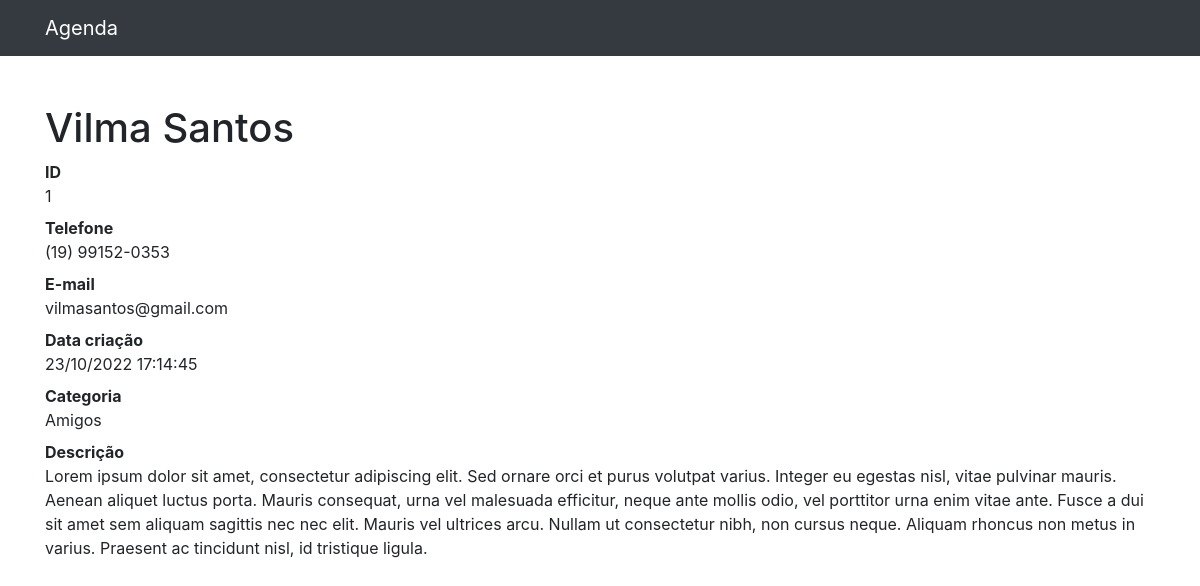
The page /1 on the database its author committed.
### contatos/models.py (models this page shows, shortened)
class Contato(models.Model):
    nome = models.CharField(max_length=255)
    sobrenome = models.CharField(max_length=255, blank=True)
    telefone = models.CharField(max_length=255)
    email = models.CharField(max_length=255, blank=True)
    data_criacao = models.DateTimeField(default=timezone.now)
    descricao = models.TextField(blank=True)
    categoria = models.ForeignKey(Categoria, on_delete=models.DO_NOTHING)
    mostrar = models.BooleanField(default=True)

class Categoria(models.Model):
    nome = models.CharField(max_length=255)
    def __str__(self):
        return self.nome

### contatos/views.py (the view)
# urls.py: path('<int:contato_id>', views.ver_contato, name='ver_contato'),
def ver_contato(request, contato_id):
	contato = get_object_or_404(Contato, id=contato_id)
	return render(request, 'contatos/ver_contato.html', {
		'contato': contato
	})

### contatos/templates/contatos/ver_contato.html
{% extends 'base.html' %}
{%block conteudo%}
<h1 class="mt-5">{{ contato.nome }} {{ contato.sobrenome }}</h1>
        <dl>
          <dt>ID</dt>
          <dd>{{ contato.id }}</dd>
          <dt>Telefone</dt>
          <dd>{{ contato.telefone }}</dd>
          <dt>E-mail</dt>
          <dd>{{ contato.email }}</dd>
          <dt>Data criação</dt>
          <dd>{{ contato.data_criacao|date:'d/m/Y H:i:s'}}</dd>
          <dt>Categoria</dt>
          <dd>{{ contato.categoria }}</dd>
          <dt>Descrição</dt>
          <dd>{{ contato.descricao }}</dd>
        </dl>
{%endblock%}

### rows shown on the page
Contato: nome "Vilma", sobrenome "Santos", id "1", telefone "(19) 99152-0353", email "vilmasantos@gmail.com", data_criacao "23/10/2022 17:14:45", categoria "Amigos", descricao "Lorem ipsum dolor sit amet, consectetur adipiscing elit. Sed ornare orci et purus volutpat varius. Integer eu egestas nisl, vitae pulvinar mauris. Aenean aliquet luctus porta. Mauris consequat, urna vel malesuada efficitur, neque ante mollis odio, vel porttitor urna enim vitae ante. Fusce a dui sit amet sem aliquam sagittis nec nec elit. Mauris vel ultrices arcu. Nullam ut consectetur nibh, non cursus neque. Aliquam rhoncus non metus in varius. Praesent ac tincidunt nisl, id tristique ligula."
